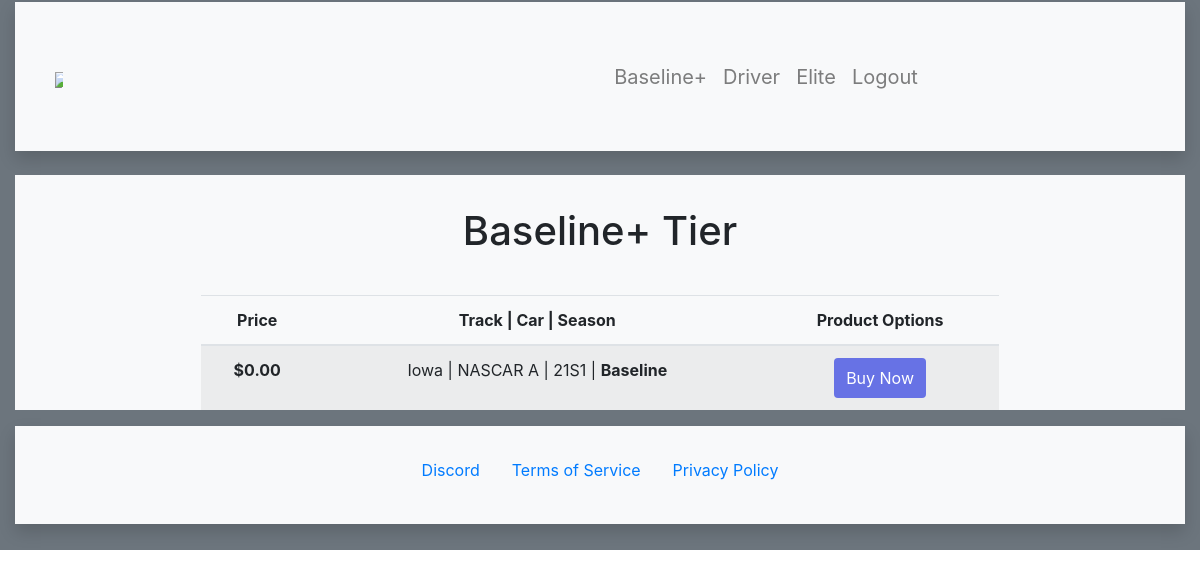
Before: /baseline (signed in) with the older database file.
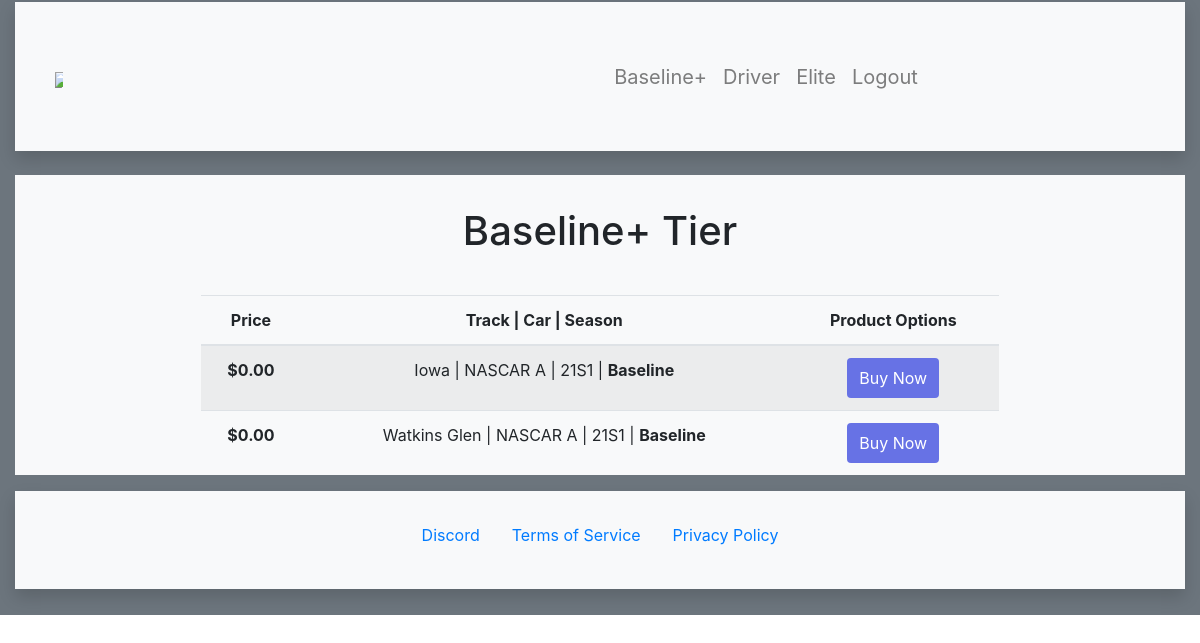
After: the same page with the newer database file.
### login/models.py (models this page shows, shortened)
class Product(models.Model):
    name= models.CharField(max_length=100)
    category= models.CharField(max_length=15)
    price=models.DecimalField(max_digits=7, decimal_places=2, default=0.00)
    created_at = models.DateTimeField(auto_now_add=True)
    updated_at = models.DateTimeField(auto_now=True)

### login/views.py (the view)
# urls.py: path('baseline', views.baseline_products),
def baseline_products(request):
    if 'user_id' not in request.session:
        return redirect('/')
    blineproducts = Product.objects.filter(category='Baseline')
    context = {
        'blineproducts': blineproducts
    }
    return render(request, 'baseline.html', context)

### login/templates/baseline.html (shortened to what this page needs)
<!DOCTYPE html>
{% load static %}
<html lang="en">
<head>
  <link rel="stylesheet" href="https://maxcdn.bootstrapcdn.com/bootstrap/4.5.2/css/bootstrap.min.css">
</head>
<body>
<div class="container-fluid bg-secondary" style="padding-top: 2px; padding-bottom: 2px;">
    <div class="shadow p-4 mb-4 bg-light">
        <nav class="navbar navbar-expand-xl navbar-light bg-light">
            <a class="navbar-brand" style="font-size: 50px;" href="/home"><img class="img-fluid" src="https://i.postimg.cc/TwLpSfCf/majorsgaragev4.png"  style="height: auto; max-width: 50%;"></a>
            <div class="mx-auto">
                <div class="collapse navbar-collapse" id="navbarSupportedContent">
                <ul class="navbar-nav mr-auto" style="font-size: 20px;">
                    <li class="nav-item dropdown" style="margin-left: 300px;">
                        <a class="nav-link" href="/baseline">Baseline+</a>
                    </li>
                    <li class="nav-item dropdown">
                        <a class="nav-link" href="/driver">Driver</a>
                    </li>
                    <li class="nav-item dropdown">
                        <a class="nav-link" href="/elite">Elite</a>
                    </li>
                    <li class="nav-item dropdown">
                        <a class="nav-link" href="/logout">Logout</a>
                    </li>
                </ul>
                </div>
            </div>
        </nav>
    </div>
    <div class="container-fluid bg-light" style="height: 100%;">
        <table class="table table-striped" style="text-align: center; width: 70%; margin-left: 15%;">
            <h2 style="font-size: 40px; text-align: center; padding: 2rem;">Baseline+ Tier</h2>
            <thead>
              <tr>
                <th scope="col">Price</th>
                <th scope="col">Track | Car | Season</th>
                <th scope="col">Product Options</th>
              </tr>
            </thead>
            <tbody>
                {% for product in blineproducts %}
              <tr>
                <th scope="row">${{product.price}}</th>
                <td>{{product.name}} | <b>{{product.category}}</b></td>
                <td>
                <button
                    style="background-color:#6772E5;color:#FFF;padding:8px 12px;border:0;border-radius:4px;font-size:1em"
                    id="checkout-button-price_1HlsC0IOxJKMqXnbQW0ijFQ4"
                    role="link"
                    type="button">
                    Buy Now
                </button>
                </td>
              </tr>
              {% endfor %}
            </tbody>
          </table>
    </div>
    <div class="shadow p-4 mb-4 bg-light" style="margin-top: 5px; margin-bottom: 5px;">
        <div class="container-fluid bg-light" style="height: 50px;">
                <ul class="nav" style="justify-content: center;">
                    <li class="nav-item">
                    <a class="nav-link" href="/coming-soon">Discord</a>
                    </li>
                    <li class="nav-item">
                    <a class="nav-link" href="/coming-soon">Terms of Service</a>
                    </li>
                    <li class="nav-item">
                    <a class="nav-link" href="/coming-soon">Privacy Policy</a>
                    </li>
                </ul>
        </div>
    </div>
</div>
</body>
</html>

Changed rows visible on the page:
added Product: price "0.00", name "Watkins Glen | NASCAR A | 21S1", category "Baseline"
